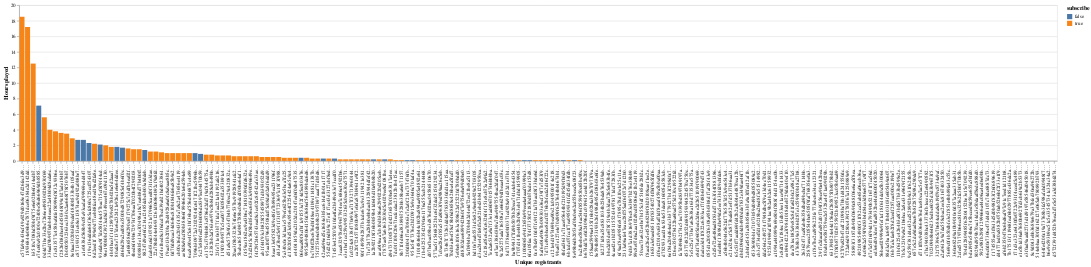

The notebook cell this image was saved under:
### Code cell
alt.Chart(under20).mark_bar().encode(
    x=alt.X("hashedEmail").sort("-y").title("Unique registrants"),
    y=alt.Y("played_hours").title("Hours played"),
    color=alt.Color("subscribe")
).properties(width = 2000)

### Figure 1 — Vega-Lite specification as saved in the notebook (floating-point values rounded to 4 significant figures; data arrays with more than 128 entries replaced by an {"elided": "..."} marker saying what was removed)
{"config": {"view": {"continuousWidth": 300, "continuousHeight": 300}}, "data": {"name": "data-6e4a379907ca1c563f35ec0e85109a2d"}, "mark": {"type": "bar"}, "encoding": {"color": {"field": "subscribe", "type": "nominal"}, "x": {"field": "hashedEmail", "sort": "-y", "title": "Unique registrants", "type": "nominal"}, "y": {"field": "played_hours", "title": "Hours played", "type": "quantitative"}}, "width": 2000, "$schema": "https://vega.github.io/schema/vega-lite/v5.20.1.json", "datasets": {"data-6e4a379907ca1c563f35ec0e85109a2d": {"elided": "186 records"}}}
